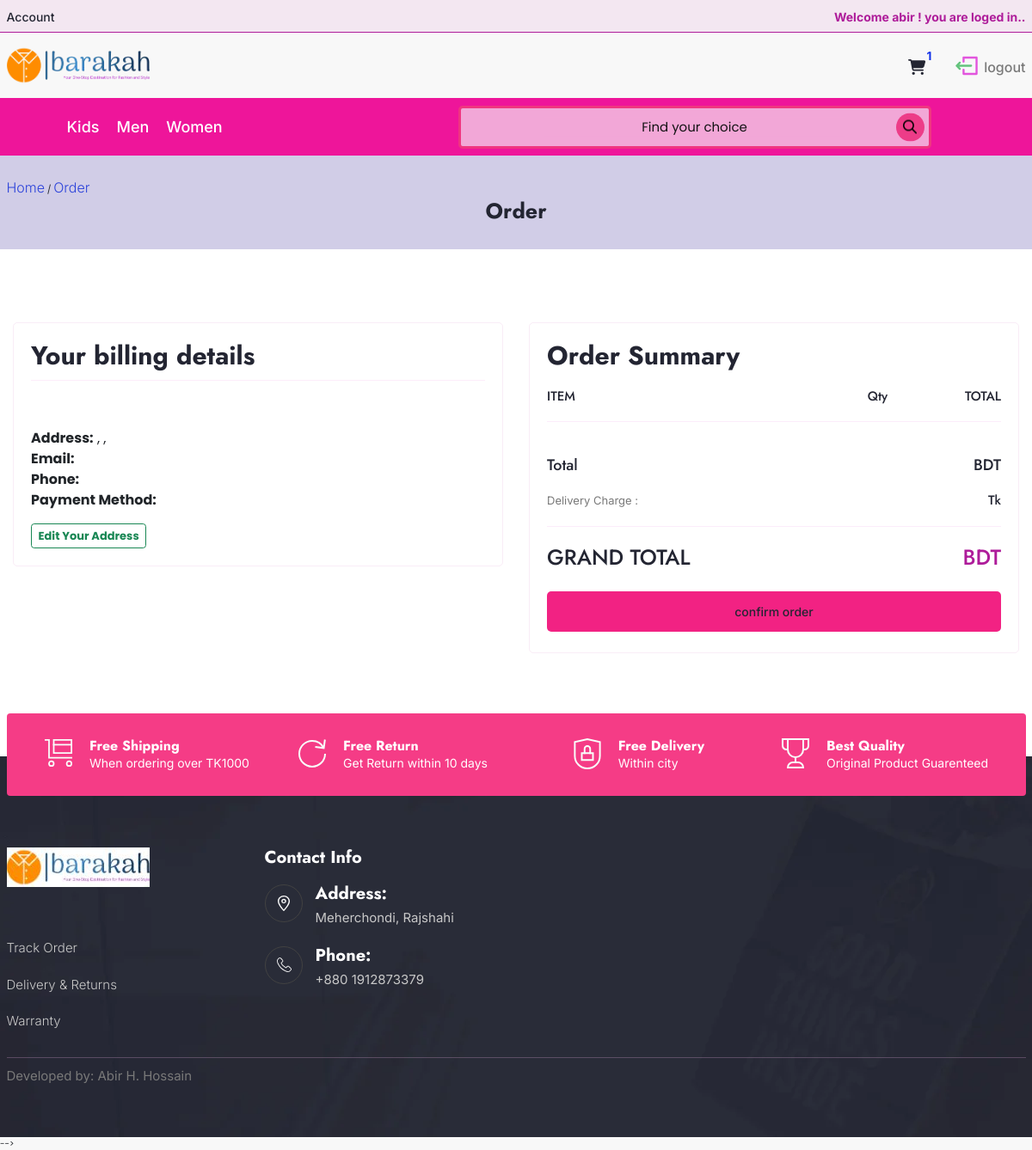
/incart/checkout/neworder (signed in), run on the app's committed database.
### Accounts/models.py (models this page shows, shortened)
class User(AbstractBaseUser):
    SHOPE    = 1
    CUSTOMER= 2
    ROLE_CHOICE =(
        (SHOPE,'Shope'),
        (CUSTOMER,'Customer'),
    )
    first_name = models.CharField(max_length=100)
    last_name = models.CharField(max_length=100)
    username = models.CharField(max_length=100,unique=True)
    email   = models.EmailField(max_length=100,unique=True)
    phone_no = models.CharField(max_length=13,null=True,blank=True)
    role    = models.PositiveSmallIntegerField(choices=ROLE_CHOICE,blank=True,null=True)
    checkbox = models.BooleanField(default=False)
    date_created = models.DateTimeField(auto_now_add=True)
    date_login = models.DateTimeField(auto_now_add=True)
    date_updated = models.DateTimeField(auto_now_add=True)
    is_active = models.BooleanField(default=False)
    is_admin = models.BooleanField(default=False)
    is_staff = models.BooleanField(default=False)
    is_superuser = models.BooleanField(default=False)
    USERNAME_FIELD = "email"
    REQUIRED_FIELDS = ['username','first_name','last_name']
    objects = UserManager()

### Category/models.py (models this page shows, shortened)
class CATEGORY(models.Model):
    title       = models.CharField(max_length=50)
    slug        = models.CharField(max_length=50)
    description = models.TextField(max_length=250,null=True,blank=True)
    cat_image   = models.ImageField(upload_to='categories',blank=True)
    is_active   =  models.BooleanField(default=True)
    class Meta():
        verbose_name_plural = "CATEGORYIES"
    def get_category_url(self):
        return reverse('cat_item',args=[self.slug])

### Orders/views.py (the view, shortened to what this page needs)
# urls.py: path('incart/checkout/neworder',views.newOrders,name='neworder'),
def newOrders(request,total=0,delivery_charge=0,Grand_Total=0):
    myCart = CART.objects.filter(user=request.user)
    cart_count = myCart.count()
    if cart_count == 0:
        return redirect('index')
    for i in myCart:
        total += (i.qty * i.product.product_price)
    delivery_charge = 100
    Grand_Total = total+delivery_charge
    return render(request,'Orders/neworders.html',)

### Cart/context_processors.py (called while the page is built)
def get_cart_items(request):
    items_in_cart = 0
    if request.user.is_authenticated:
        try:
            cart_items = CART.objects.filter(user=request.user)
            if cart_items:
                for cart_item in cart_items:
                    items_in_cart += cart_item.qty
            else:
                items_in_cart=0
        except:
            items_in_cart=0
    return dict(items_in_cart=items_in_cart)

### Category/context_processors.py (called while the page is built)
def categoryLink(request):
    Catglinks = CATEGORY.objects.all()
    sublinks  = SUBCATEGORY.objects.filter(category__in=Catglinks)
    return dict(catglinks=Catglinks,
        sublinks=sublinks,)

### templates/Orders/neworders.html (shortened to what this page needs)
{% extends 'common/base.html' %}
{% load static %}
{% load mathfilters %}
{% block content %}
    <section class="blog about-blog">
        <div class="container">
            <div class="blog-bradcrum">
                <span><a href="index.html">Home</a></span>
                <span class="devider">/</span>
                <span><a href="#">Order</a></span>
            </div>
            <div class="blog-heading about-heading">
                <h1 class="heading">Order</h1>
            </div>
        </div>
    </section>
    <section class="checkout product footer-padding">
        <div class="container">
            <div class="checkout-section">
                <div class="row gy-5">
                    <div class="col-lg-6">
                        <div class="checkout-wrapper">
                            {% if user.is_authenticated %}
                            <div class="account-section billing-section">
                                <h5 class="wrapper-heading">Your billing details</h5><hr>
                                <div class="review-form">
                                    <div style="font-size: large;"><b>{{ order.name }}</b></div><br>
                                    <div style="font-size: medium;"><strong>Address:</strong> {{order.address}}, {{ order.district }}, {{ order.country }}</div>
                                    <div style="font-size: medium;"><strong>Email:</strong> {{ order.email }}</div>
                                    <div style="font-size: medium;"><strong>Phone: </strong>{{ order.phone_no }}</div>
                                    <div style="font-size: medium;"><strong>Payment Method:</strong> {{order.paymentMethod}}</div>
                                    <br>
                                    <div><a href="{% url 'mycheckout' %}" class="btn btn-outline-success" style="font-size: small;"><strong>Edit Your Address</strong></a></div>
                                </div>
                            </div>
                            {% endif %}
                        </div>
                    </div>
                    <div class="col-lg-6">
                        <div class="checkout-wrapper">
                            <div class="account-section billing-section">
                                <h5 class="wrapper-heading">Order Summary</h5>
                                <div class="order-summery">
                                    <div class="subtotal product-total">
                                        <h5 class="wrapper-heading">ITEM</h5>
                                        <h5 class="wrapper-heading" style="position: relative;left: 125px;">Qty</h5>
                                        <h5 class="wrapper-heading">TOTAL</h5>
                                    </div>
                                    <hr>
                                    <div class="subtotal product-total">
                                        <h5 class="wrapper-heading" style="font-size: large;">Total</h5>
                                        <h5 class="wrapper-heading" style="font-size: large;">BDT {{total}}</h5>
                                    </div>
                                    <div class="subtotal product-total">
                                        <ul class="product-list">
                                            <li>
                                                <div class="product-info">
                                                    <p class="paragraph">Delivery Charge :</p>
                                                </div>
                                                <div class="price">
                                                    <h5 class="wrapper-heading">Tk {{delivery_charge}}</h5>
                                                </div>
                                            </li>
                                        </ul>
                                    </div>
                                    <hr>
                                    <div class="subtotal total">
                                        <h5 class="wrapper-heading">GRAND TOTAL</h5>
                                        <h5 class="wrapper-heading price">BDT {{Grand_Total}}</h5>
                                    </div>
                                    <a href="{% url 'orderconfirm' orderno=order.orderNo %}" class="shop-btn" style="margin-top: 5px;">confirm order</a>
                                </div>
                            </div>
                        </div>
                    </div>
                </div>
            </div>
        </div>
    </section>
{% endblock content %}

### templates/common/navbar.html (shortened to what this page needs)
{% load static %}
<header id="header" class="header">
    <div class="header-top-section">
        <div class="container">
            <div class="header-top">
              <div class="header-profile">
                  <a href="#"><span>Account</span></a>
              </div>
                <div class="header-contact">
                {% if user.is_authenticated %}
                  <a href="#">
                      <span class="contact-number">Welcome {{user.first_name}} ! you are loged in..</span>
                  </a>
                  {% endif %}
                </div>
            </div>
        </div>
    </div>
  <div class="header-center-section d-none d-lg-block">
      <div class="container">
          <div class="header-center">
                <div class="logo">
                  <a href="{% url 'index' %}">
                      <img src="{% static 'assets/images/logos/barakah-one.webp' %}" alt="logo">
                  </a>
                </div>
                <div class="header-cart-items">
                    <div class="header-cart">
                        {% if user.is_authenticated %}
                        <a href="{% url 'incart' %}" class="cart-item">
                            <i class="fa-solid fa-cart-shopping"></i>
                            <span class="badge badge-warning" id="cartCounter" style="border-radius: 50px; position: relative;bottom: 10px;left: -10px;color: rgb(15, 47, 232);">{{items_in_cart}}</span>
                        </a>
                        {% endif %}
                    </div>
                    {% if user.is_authenticated %}
                    <div class="header-compaire">
                        <a href="{% url 'logout' %}" class="cart-item">
                            <span>
                            </span>
                            <span class="cart-text ">
                                logout
                            </span>
                        </a>
                    </div>
                    {% endif %}
              </div>
          </div>
      </div>
  </div>
    <div class="header-bottom d-lg-block d-none">
        <div class="container">
            <div class="header-nav">
                <div class="header-nav-menu navbar navbar-inverse">
                    <ul class="menu-list">
                        {% for category in catglinks %}
                        <li>
                            <a href="{{category.get_category_url}}">
                                <span class="list-text">{{category.title}}</span>
                            </a>
                        </li>
                        {% endfor %}
                    </ul>
                </div>
                <div class="search-box d-flex position-absolute top-50 end-0 translate-middle-y">
                    <form action="{% url 'search' %}" method="GET" class="search-bar">
                        <input class="input position-absolute top-50 start-50 translate-middle text-center fs-4 text" placeholder="Find your choice" type="text" name="keyword">
                        <button class="btn btn-outline position-absolute top-50 end-0 translate-middle-y align-items-center" type="submit"><img src="{% static 'assets/images/search/search.png' %}" width="25"></button>
                    </form>
                </div>
            </div>
        </div>
    </div>
</header>

### data on the page
User: first_name "abir"
CATEGORY: title "Kids"
CATEGORY: title "Men"
CATEGORY: title "Women"

### other printed values
{{ items_in_cart }} "1"
